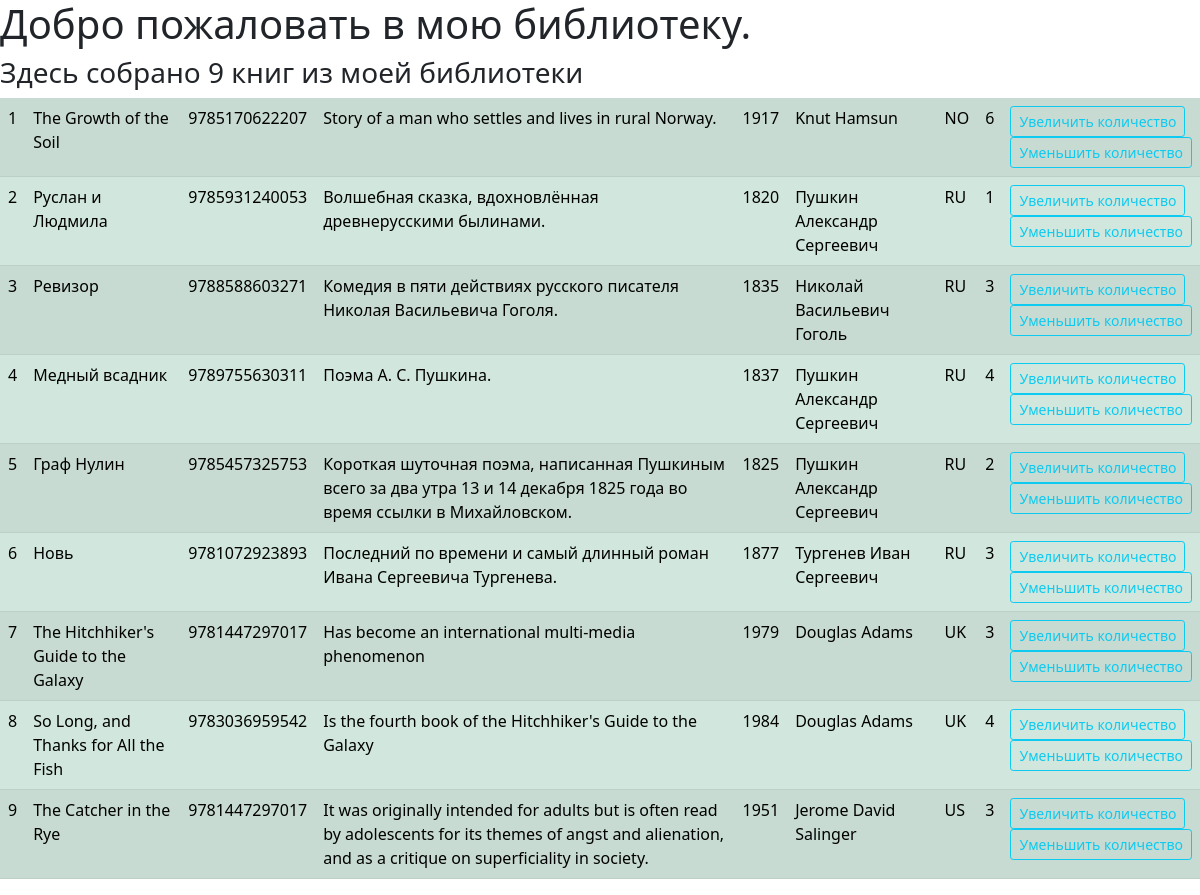
The app's page /index/ with its own data.
### p_library/models.py (models this page shows, shortened)
class Book(models.Model):
    ISBN = models.CharField(max_length=13)
    title = models.TextField()
    description = models.TextField()
    year_release = models.SmallIntegerField()
    author = models.ForeignKey(Author, on_delete=models.CASCADE)
    publisher = models.ForeignKey(PublishingHouse, on_delete=models.CASCADE,
                                related_name="book_publisher",
                                null=True, blank=True)
    copy_count = models.PositiveSmallIntegerField(default=1)
    price = models.DecimalField(max_digits=8, decimal_places=2, default=0.00)

class Author(models.Model):
    full_name = models.TextField()
    birth_year = models.SmallIntegerField()
    country = models.CharField(max_length=2)

### p_library/views.py (the view)
# urls.py: path('index/', views.index),
def index(request):
    template=loader.get_template('index.html')
    books = Book.objects.all()
    biblio_data={
    "title":"мою библиотеку",
    "books":books,
    }
    return HttpResponse(template.render(biblio_data, request))

### p_library/templates/index.html (shortened to what this page needs)
<!DOCTYPE html>
<html lang="en">
{% load static %}
<head>
    <link rel="stylesheet" href="{% static 'css/bootstrap.min.css' %}" type="text/css">
</head>
<body>
    <h1>Добро пожаловать в  {{ title }}. </h1>
    <h3>Здесь собрано {{ books|length }} книг из моей библиотеки</h3>
    <table class="table table-success table-striped">
        {% for book in books %}
        <tr>
            <td> {{ forloop.counter }} </td>
            <td> {{ book.title }}</td>
            <td> {{ book.ISBN }} </td>
            <td> {{ book.description }}</td>
            <td> {{ book.year_release }} </td>
            <td> {{ book.author.full_name }}</td>
            <td> {{ book.author.country }} </td>
            <td> {{ book.copy_count }} </td>
            <td><form action="/index/book_increment/" method="post" enctype="multipart/form-data">
                    <input  type="submit" value="Увеличить количество" class="btn btn-outline-info btn-sm"/>
                </form>
                <form action="/index/book_decrement/" method="post" enctype="multipart/form-data">
                    <input type="submit" value="Уменьшить количество" class="btn btn-outline-info btn-sm"/>
                </form>
             </td>
        </tr>
        {% endfor %}
    </table>
</body>
</html>

### records on screen
Book: title "The Growth of the Soil", ISBN "9785170622207", description "Story of a man who settles and lives in rural Norway.", year_release "1917", author.full_name "Knut Hamsun", author.country "NO", copy_count "6"
Book: title "Руслан и Людмила", ISBN "9785931240053", description "Волшебная сказка, вдохновлённая древнерусскими былинами.", year_release "1820", author.full_name "Пушкин Александр Сергеевич", author.country "RU", copy_count "1"
Book: title "Ревизор", ISBN "9788588603271", description "Комедия в пяти действиях русского писателя Николая Васильевича Гоголя.", year_release "1835", author.full_name "Николай Васильевич Гоголь", author.country "RU", copy_count "3"
Book: title "Медный всадник", ISBN "9789755630311", description "Поэма А. С. Пушкина.", year_release "1837", author.full_name "Пушкин Александр Сергеевич", author.country "RU", copy_count "4"
Book: title "Граф Нулин", ISBN "9785457325753", description "Короткая шуточная поэма, написанная Пушкиным всего за два утра 13 и 14 декабря 1825 года во время ссылки в Михайловском.", year_release "1825", author.full_name "Пушкин Александр Сергеевич", author.country "RU", copy_count "2"
Book: title "Новь", ISBN "9781072923893", description "Последний по времени и самый длинный роман Ивана Сергеевича Тургенева.", year_release "1877", author.full_name "Тургенев Иван Сергеевич", author.country "RU", copy_count "3"
Book: title "The Hitchhiker's Guide to the Galaxy", ISBN "9781447297017", description "Has become an international multi-media phenomenon", year_release "1979", author.full_name "Douglas Adams", author.country "UK", copy_count "3"
Book: title "So Long, and Thanks for All the Fish", ISBN "9783036959542", description "Is the fourth book of the Hitchhiker's Guide to the Galaxy", year_release "1984", author.full_name "Douglas Adams", author.country "UK", copy_count "4"
Book: title "The Catcher in the Rye", ISBN "9781447297017", description "It was originally intended for adults but is often read by adolescents for its themes of angst and alienation, and as a critique on superficiality in society.", year_release "1951", author.full_name "Jerome David Salinger", author.country "US", copy_count "3"

### other values on screen
{{ books|length }} "9"
